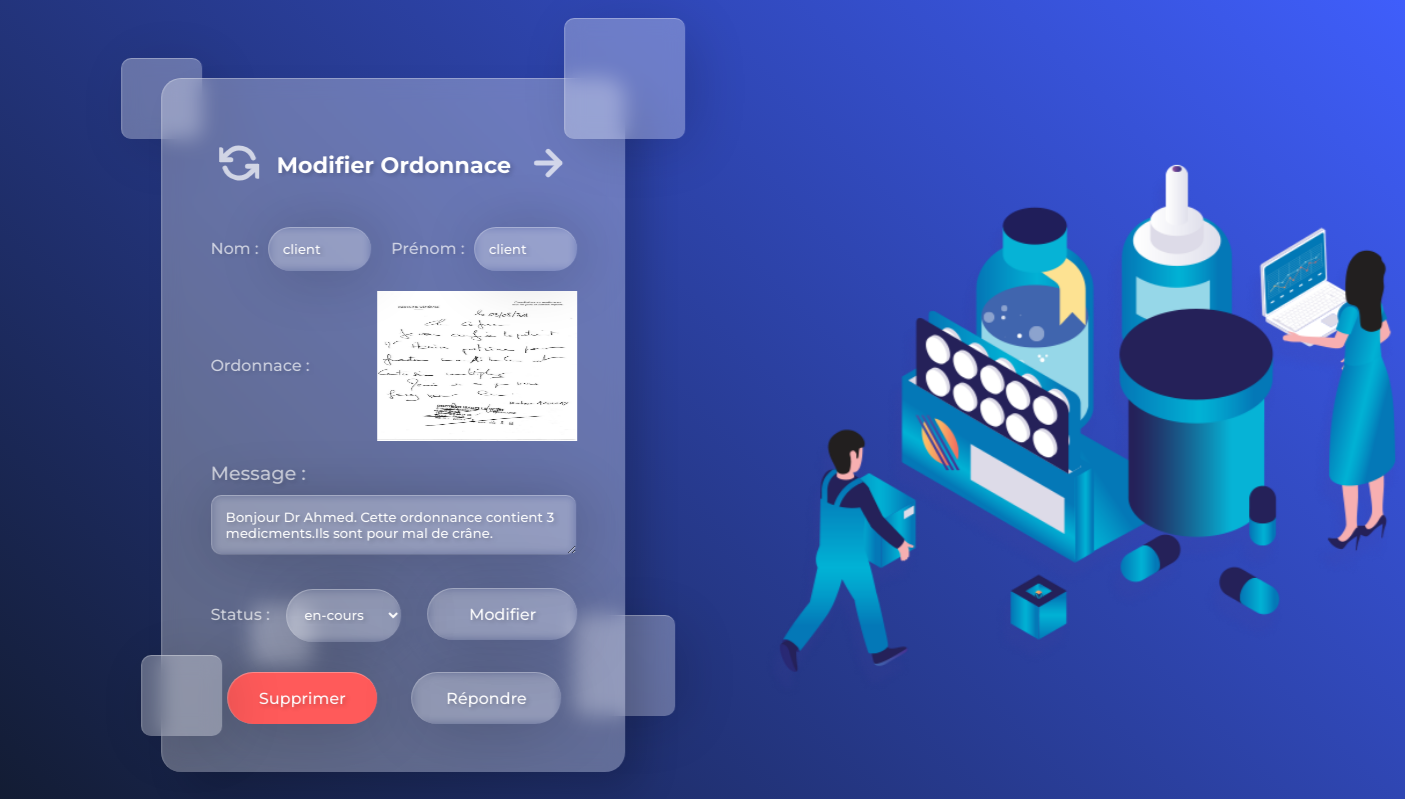
Page /Personne/gererOrdonnace.php?id-message=20 on the committed database.
### tables this page shows
CREATE TABLE `utilisateurs` (
  `ID_UTILISATEUR` int(11) NOT NULL,
  `ID_PROFIL` int(11) NOT NULL,
  `NOM` varchar(30) DEFAULT NULL,
  `PRENOM` varchar(30) DEFAULT NULL,
  `TELEPHONE` varchar(30) DEFAULT NULL,
  `EMAIL` varchar(40) DEFAULT NULL,
  `MOT_DE_PASSE` varchar(255) DEFAULT NULL,
  `DATE_INSCRIPTION` timestamp NOT NULL DEFAULT current_timestamp()
);

CREATE TABLE `messages_ordonnance` (
  `ID_MSG` int(11) NOT NULL,
  `ID_UTILISATEUR` int(11) NOT NULL,
  `ID_DESTINATAIRE` int(11) DEFAULT NULL,
  `MESSAGE` varchar(200) DEFAULT NULL,
  `ORDONNANCE` varchar(60) DEFAULT NULL,
  `STATUT` varchar(40) DEFAULT NULL,
  `DATE_MESSAGE` timestamp NOT NULL DEFAULT current_timestamp()
);

### Personne/gererOrdonnace.php (the view, shortened to what this page needs)
<!DOCTYPE html>
<html lang="en">
<head>
  <link rel="stylesheet" href="../css/GererOrdonnace.css">
</head>
<body>
  <?php
            require_once "cbd.php";
            if(isset($_GET['id-message'])){
            $id_Msg = $_GET['id-message'];
            }
            $SelectMsg = "SELECT * FROM messages_ordonnance WHERE ID_MSG = '$id_Msg'";
            $msgInfos= mysqli_query($conn,$SelectMsg);
            $msg = mysqli_fetch_array($msgInfos);
            $id_user = $msg['ID_UTILISATEUR'];
            $SelectUser = "SELECT * FROM utilisateurs WHERE ID_UTILISATEUR = '$id_user'";
            $userInfos= mysqli_query($conn,$SelectUser);
            $user = mysqli_fetch_array($userInfos);
            $nom_profile = $_SESSION['profile'];
            if($nom_profile == "employe"){
                $location = "employe.php";
            }else{
                $location = "pharmacien.php";
            }
            ?>
  <div class="container">
    <form action="gererOrdonnace.php" method="post" enctype="multipart/form-data">
      <p class="title">
        <a href="gererOrdonnace.php">
        </a>
        <span>Modifier Ordonnace</span>
        <a href="<?php echo $location; ?>">
          <svg xmlns="http://www.w3.org/2000/svg" viewBox="0 0 24 24" fill="none" stroke="currentColor" stroke-width="3"
            stroke-linecap="round" stroke-linejoin="round" class="feather feather-arrow-right">
            <line x1="5" y1="12" x2="19" y2="12"></line>
            <polyline points="12 5 19 12 12 19"></polyline>
          </svg>
        </a>
      </p>
      <div class="infos__spaceB">
        <span>Nom :</span>
        <input class="mini__input" type="text" name="nom" placeholder="Nom" value="<?php echo $user['NOM']; ?>" readonly>
        <span class="margin-left">Prénom :</span>
        <input class="mini__input" type="text" name="prenom" placeholder="Prénom"
          value="<?php echo $user['PRENOM']; ?>" readonly>
      </div>
      <?php
      if($msg['ORDONNANCE'] != NULL && $msg['ORDONNANCE'] != "NULL"){
      ?>
      <div class="infos__spaceB center">
        <span>Ordonnace :</span>
        <img class="image__S__cat" id="myImg" src="../<?php echo $msg['ORDONNANCE']; ?>" alt="Ordonnance">
      </div>
      <?php
      }
      ?>
        <p class="input__title">Message :</p>
        <textarea name="message" placeholder="Message :" readonly><?php echo $msg['MESSAGE']; ?></textarea><br>
        <? if( $msg['STATUT'] !== NULL){ ?>
        <div class="infos__spaceB">
        <span>Status :</span>
          <select name="status">
          <option value="<?php echo $msg['STATUT']; ?>"><?php echo $msg['STATUT'] ?></option>
        </select>
        <input type="submit" name="modifier" value="Modifier">
          </div>
        <?php
        }
        ?>
      <input type="submit" name="supprimer" class="delete" value="Supprimer">
      <input onclick="window.location.href='repondreOrdonnace.php?id-msg=<?php echo $id_Msg; ?>'" type="button" name="repondre" value="Répondre">
  <br>
      <img src="../images/consulterMessage.png" alt="Categorie">
    </form>
    <div class="drops">
      <div class="drop drop-1"></div>
      <div class="drop drop-2"></div>
      <div class="drop drop-3"></div>
      <div class="drop drop-4"></div>
      <div class="drop drop-5"></div>
    </div>
  </div>
</body>
</html>

### css/GererOrdonnace.css (style rules this page uses)
body { background: linear-gradient(45deg, #101827, #3f5efb); font-family: "Montserrat", sans-serif; overflow-x: hidden; height: 115vh; }
.container { margin: 70px 0; position: absolute; transform: translate(-50%); display: flex; align-items: center; left: 28%; padding-bottom: 8vh; }
form { background: rgba(255, 255, 255, 0.3); border-radius: 20px; border-left: 1px solid rgba(255, 255, 255, 0.3); border-top: 1px solid rgba(255, 255, 255, 0.3); -webkit-backdrop-filter: blur(10px); backdrop-filter: blur(10px); box-shadow: 20px 20px 40px -6px rgba(0, 0, 0, 0.2); text-align: center; position: relative; transition: all 0.2s ease-in-out; padding: 3em; }
form .title span, form .input__title, form span { font-weight: 500; color: #fff; opacity: 0.7; font-size: 1.4rem; margin-top: 0; margin-bottom: 30px; text-shadow: 2px 2px 4px rgba(0, 0, 0, 0.2); }
form .title { color: #fff; display: flex; align-items: center; justify-content: space-around; margin-bottom: 40px; }
form .title span { margin: 0; font-size: 1.4rem; font-weight: bold; opacity: 1; display: flex; align-items: center; }
form .title a { text-decoration: none; color: white; cursor: pointer; }
form .title a svg { width: 40px; height: 40px; transform: scale(1); opacity: 0.7; transition: all 200ms ease-in-out; }
form .input__title { font-size: 1.2rem; text-align: left; margin-bottom: 10px; }
form input, form select, form textarea, form label { background: transparent; width: 450px; padding: 1em; border: none; border-left: 1px solid rgba(255, 255, 255, 0.3); border-top: 1px solid rgba(255, 255, 255, 0.3); border-radius: 5000px; -webkit-backdrop-filter: blur(5px); backdrop-filter: blur(5px); box-shadow: 4px 4px 60px rgba(0, 0, 0, 0.2); color: #fff; font-family: Montserrat, sans-serif; font-weight: 500; transition: all 0.2s ease-in-out; text-shadow: 2px 2px 4px rgba(0, 0, 0, 0.2); }
form textarea { border-radius: 10px; width: 92%; margin-bottom: 20px; }
form span { margin: 0; margin-right: 10px; color: white; font-size: 1rem; }
form .mini__input { width: 75px; }
form select { width: 115px; height: 53px; margin-right: 20px; }
.margin-left { margin-left: 20px; }
form input[type="submit"], form input[type="button"] { margin-top: 10px; width: 150px; font-size: 1rem; }
form input[type="submit"]:hover, form input[type="button"]:hover, form select { cursor: pointer; }
.delete { background-color: rgb(255, 90, 90); margin-right: 30px; }
img { position: absolute; top: 50%; left: 200%; width: 730px; transform: translate(-50%, -50%); }
.image__S__cat { all: initial; width: 200px; height: 150px; display: block; text-align: center; cursor: pointer; }
::placeholder { font-family: Montserrat, sans-serif; font-weight: 400; color: #fff; text-shadow: 2px 2px 4px rgba(0, 0, 0, 0.4); }
.infos__spaceB { display: flex; justify-content: space-between; align-items: baseline; margin-bottom: 20px; }
.center { align-items: center; }
.drop { background: rgba(255, 255, 255, 0.3); -webkit-backdrop-filter: blur(10px); backdrop-filter: blur(10px); border-radius: 10px; border-left: 1px solid rgba(255, 255, 255, 0.3); border-top: 1px solid rgba(255, 255, 255, 0.3); box-shadow: 10px 10px 60px -8px rgba(0, 0, 0, 0.2); position: absolute; transition: all 0.2s ease; }
.drop-1 { height: 80px; width: 80px; top: -20px; left: -40px; z-index: -1; }
.drop-2 { height: 80px; width: 80px; bottom: 100px; left: -20px; }
.drop-3 { height: 100px; width: 100px; bottom: 120px; right: -50px; z-index: -1; }
.drop-4 { height: 120px; width: 120px; top: -60px; right: -60px; }
.drop-5 { height: 60px; width: 60px; bottom: 170px; left: 90px; z-index: -1; }
a, input:focus, select:focus, textarea:focus, submit:focus { outline: none; }

### rows in the picture
utilisateurs: nom "client", prenom "client"
messages_ordonnance: ORDONNANCE (picture), message "Bonjour Dr Ahmed. Cette ordonnance contient 3 medicments.Ils sont pour mal de crâne.", status "en-cours"
